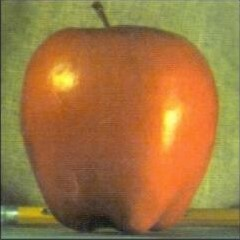
#> input picture opencv_test/image_processing/apple.jpg, 240 x 240 px
$ python hiistograms.py
#> lines starting #> are read from the running program, lines starting #| are printed output that depends on the picture
# 直方图
"""
使用vc.calchist()函数来查找直方图
cv.calcHist(images, channels, mask, histSize, ranges[, hist[, accumulate]])
images : 它是uint8或float32类型的源映像。它应该用方括号表示，即“[img]”
channels : 它也用方括号表示。它是我们计算直方图的通道的索引
例如，如果输入为灰度图像，则其值为[0]。对于彩色图像，可以通过[0]、[1]、[2]分别计算蓝、绿、红通道的直方图。
mask : 为了求出整幅图像的直方图，将直方图赋值为“None”。但是如果你想找到图像特定区域的直方图，你必须为此创建一个掩码图像并将其作为掩码。
histSize : 他代表我们的bin数。需要用方括号表示。对于完整的规模，我们通过[256]。
ranges : 这是我们的范围。通常是[0,256]。
"""
import cv2 as cv
import numpy as np
from matplotlib import pyplot as plt

# 简单地加载一个图像在灰度模式，并找到其完整的直方图。
img = cv.imread('apple.jpg', 0)
#> img: shape (240, 240); min 22, max 241, mean 123.5
plt.hist(img.ravel(), 256, [0, 256])
plt.show()
#> figure, not shown here; tallest bar 934 high, from x = 153 to 154

img = cv.imread('orange.jpg')
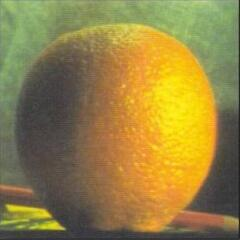
#> input picture opencv_test/image_processing/orange.jpg, 240 x 240 px
#> img is the input picture: shape (240, 240, 3); mean B, G, R 68, 130.4, 149.1
color = ('b', 'g', 'r')
for i, col in enumerate(color):
    histr = cv.calcHist([img], [i], None, [256], [0, 256])
    plt.plot(histr, color=col)
    plt.xlim([0, 256])
plt.show()
#> figure, not shown here; curve peaks at x = 69, y = 1689; curve peaks at x = 67, y = 613; curve peaks at x = 255, y = 727

img = cv.imread('apple.jpg', 0)
# create a mask
mask = np.zeros(img.shape[:2], np.uint8)
mask[100:300, 100:400] = 255
masked_img = cv.bitwise_and(img, img, mask=mask)
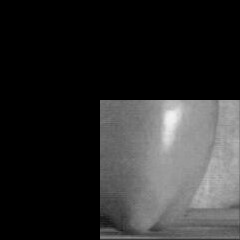
#> masked_img: shape (240, 240); min 0, max 241, mean 44.2
# Calculate histogram with mask and without mask
# Check third argument for mask
hist_full = cv.calcHist([img], [0], None, [256], [0, 256])
#> hist_full = 256 values, max 934 at index 153, min 0 at index 0, mean 225
hist_mask = cv.calcHist([img], [0], mask, [256], [0, 256])
#> hist_mask = 256 values, max 505 at index 153, min 0 at index 0, mean 76.56
plt.subplot(221), plt.imshow(img, 'gray')
plt.subplot(222), plt.imshow(mask, 'gray')
plt.subplot(223), plt.imshow(masked_img, 'gray')
plt.subplot(224), plt.plot(hist_full), plt.plot(hist_mask)
plt.xlim([0, 256])
plt.show()
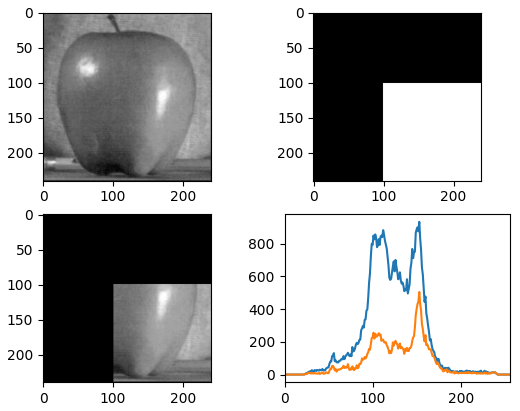
#> figure drawn by matplotlib, 4 panels; panel 4: curve peaks at x = 153, y = 934; panel 4: curve peaks at x = 153, y = 505

# 直方图均衡化
img = cv.imread('orange.jpg', 0)
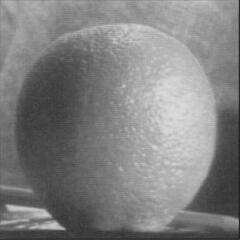
#> img: shape (240, 240); min 30, max 222, mean 128.9
hist, bins = np.histogram(img.flatten(), 256, [0, 256])
#> hist = 256 values, max 617 at index 67, min 0 at index 0, mean 225; bins = 257 values from 0 to 256
cdf = hist.cumsum()
#> cdf = 256 values from 0 to 57600
cdf_normalized = cdf * float(hist.max()) / cdf.max()
#> cdf_normalized = 256 values from 0 to 617
plt.plot(cdf_normalized, color='b')
plt.hist(img.flatten(), 256, [0, 256], color='r')
plt.xlim([0, 256])
plt.legend(('cdf', 'histogram'), loc='upper left')
plt.show()
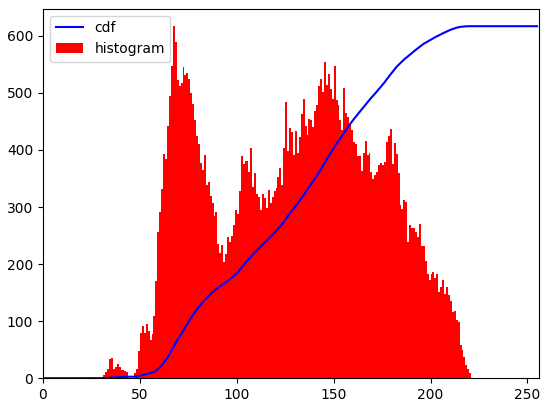
#> figure drawn by matplotlib, 1 panel; tallest bar 617 high, from x = 67 to 68; curve peaks at x = 222, y = 617

# 它的输入是灰度图像，输出是我们的直方图均衡化图像。equalizeHist
img = cv.imread('orange.jpg', 0)
equ = cv.equalizeHist(img)
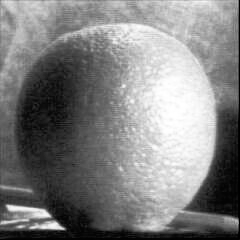
#> equ: shape (240, 240); min 0, max 255, mean 128.4
res = np.hstack((img, equ))  # stacking images side-by-side
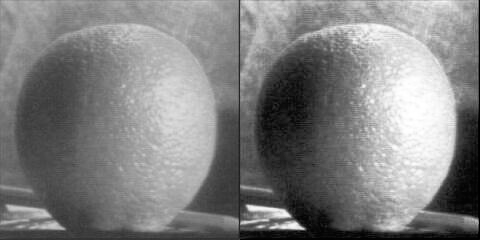
#> res: shape (240, 480); min 0, max 255, mean 128.6
cv.imshow('res.png', res)

# 自适应直方图均衡化
img = cv.imread('s.jpg', 0)
# 创建CLAHE对象(参数是可选的)
clahe = cv.createCLAHE(clipLimit=2.0, tileGridSize=(8, 8))
cl1 = clahe.apply(img)
cv.imwrite('clahe_2.jpg', cl1)

img = cv.imread('clahe_2.jpg')
#> (the run stopped early here; a loop or call above may not have finished)
